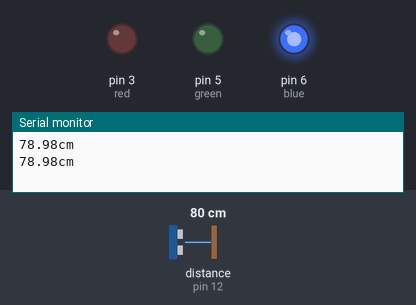
The sketch below on a simulated Arduino Uno, built with avr-gcc and run on an emulated ATmega328P. On the bench: output pins drawn as LEDs (lit = HIGH), the last lines printed to the serial monitor. Wiring (inferred from the names in the program): ultrasonic range finder: trigger pin 11; echo pin 12. Inputs (shaded band) come from the test bench; at power-on: distance to the obstacle (sensor on pin 12) 80 cm. The echo pulse lasts 58.3 µs per cm; pins used as bus, display or sensor lines are not drawn.

Above: at 1.8 s.
1.9 s: distance to the obstacle (sensor on pin 12) set to 12 cm
3.4 s: distance to the obstacle (sensor on pin 12) set to 9 cm
At 4.7 s:
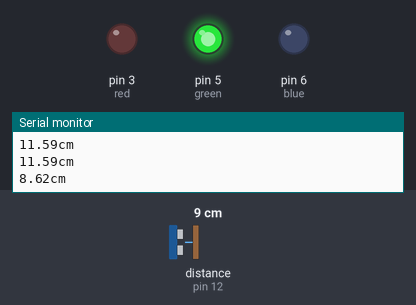
5.5 s: distance to the obstacle (sensor on pin 12) set to 7 cm
7.2 s: distance to the obstacle (sensor on pin 12) set to 4 cm
At 9.1 s:
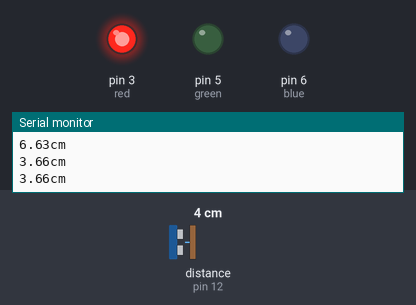
9.5 s: distance to the obstacle (sensor on pin 12) set to 18 cm
At 10.8 s:
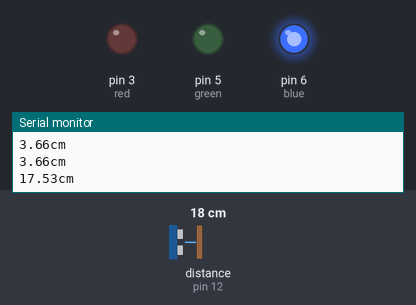
11.5 s: distance to the obstacle (sensor on pin 12) set to 2 cm
At 12.4 s:
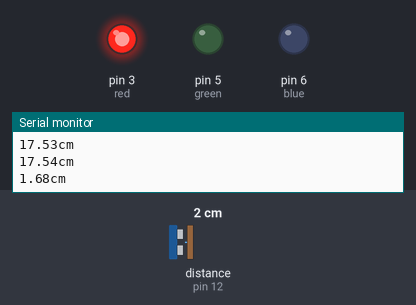
Timing chart, 0 to 14.5 s (numbered marks = the images above; inputs shaded):
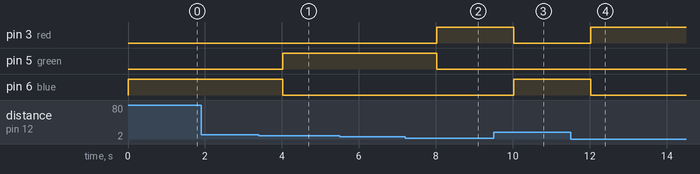

The sketch:

ex02.ino
```cpp
const int trig = 11;
const int echo = 12;

const int red = 3;
const int green = 5;
const int blue = 6;

void setup() {
  Serial.begin(9600);

  pinMode(trig, OUTPUT);
  pinMode(echo, INPUT);

  pinMode(red, OUTPUT);
  pinMode(green, OUTPUT);
  pinMode(blue, OUTPUT);
}

void loop() {
  float Length, distance; // Lengtg와 distance를 지역변수로 선언

  digitalWrite(trig, LOW); // 초기화
  delayMicroseconds(2);
  digitalWrite(trig, HIGH); // trigger 신호 발생
  delayMicroseconds(10);
  digitalWrite(trig, LOW);

  Length = pulseIn(echo, HIGH);
  distance = ((float)(340 * Length) / 10000) / 2; // 거리 계산

  Serial.print(distance);
  Serial.println("cm");

  if(distance <= 5){
    analogWrite(red, 255);
    analogWrite(green, 0);
    analogWrite(blue,0);
    delay(1000);
  }
  else if(distance <= 10){
    analogWrite(red, 0);
    analogWrite(green, 255);
    analogWrite(blue,0);
    delay(1000);
  }
  else{
    analogWrite(red, 0);
    analogWrite(green, 0);
    analogWrite(blue,255);
    delay(1000);
  }
}
```

Measured:
- the behaviour switches between 11 and 10 cm on distance to the obstacle (sensor on pin 12) (found by bisection; images 0 and 1)
- the behaviour switches between 6 and 5 cm on distance to the obstacle (sensor on pin 12) (found by bisection; images 1 and 2)
- after the input at 3.4 s, pin 5 (green): LOW → HIGH after 0.62 s; pin 6 (blue): HIGH → LOW after 0.62 s
- after the input at 7.2 s, pin 3 (red): LOW → HIGH after 0.82 s; pin 5 (green): HIGH → LOW after 0.82 s
- after the input at 9.5 s, pin 3 (red): HIGH → LOW after 0.52 s; pin 6 (blue): LOW → HIGH after 0.53 s
- after the input at 11.5 s, pin 3 (red): LOW → HIGH after 0.53 s; pin 6 (blue): HIGH → LOW after 0.53 s
